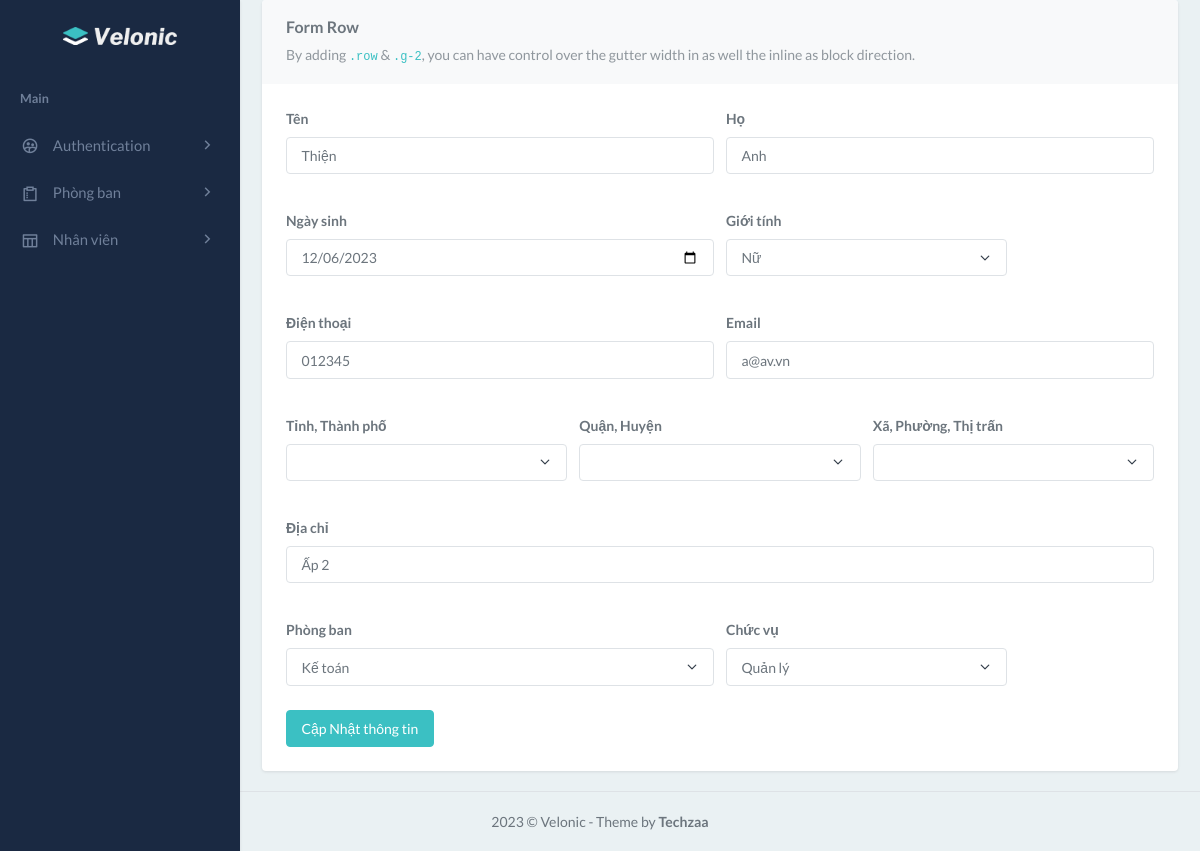
Screenshot of /index.php?action=employee&query=edit&id=7 with the database file from the repository.
### tables this page shows
CREATE TABLE IF NOT EXISTS `employees` (
  `id` int NOT NULL AUTO_INCREMENT,
  `first_name` varchar(50) DEFAULT NULL,
  `last_name` varchar(50) DEFAULT NULL,
  `birthday` varchar(50) DEFAULT NULL,
  `gender` varchar(50) DEFAULT NULL,
  `phone` varchar(50) DEFAULT NULL,
  `email` varchar(50) DEFAULT NULL,
  `city` varchar(50) DEFAULT NULL,
  `district` varchar(50) DEFAULT NULL,
  `ward` varchar(50) DEFAULT NULL,
  `full_address` varchar(50) DEFAULT NULL,
  `departments` int DEFAULT NULL,
  `roles` int DEFAULT NULL,
  PRIMARY KEY (`id`) USING BTREE,
  KEY `FK_departments` (`departments`),
  KEY `FK_roles` (`roles`)
);

### model/employees.php (called while the page is built, shortened)
<?php
class Employee
{
    public static function getEmployee($connect)
    {
        $response = mysqli_query($connect, "SELECT * FROM `employees`");
        if ($response) {
            if (mysqli_num_rows($response) > 0) {
                while ($row = mysqli_fetch_array($response)) {
                    $data[] = $row;
                }
            }
        }
        return $data;
    }
}

### controller/EmployeeController.php (called while the page is built, shortened)
<?php
class EmployeeController
{
    public static function getEmployee($connect)
    {
        $data = Employee::getEmployee($connect);
        return $data;
    }
}

### model/department.php (called while the page is built, shortened)
<?php
class Department
{
    public static function getDepartment($connect)
    {
        $response = mysqli_query($connect, "SELECT * FROM `departments`");
        if ($response) {
            if (mysqli_num_rows($response) > 0) {
                while ($row = mysqli_fetch_array($response)) {
                    $data[] = $row;
                }
            }
        }
        return $data;
    }
}

### controller/DepartmentController.php (called while the page is built, shortened)
<?php
class DepartmentController
{
    public static function getDepartment($connect)
    {
        $data = Department::getDepartment($connect);
        return $data;
    }
}
?>

### model/roles.php (called while the page is built, shortened)
<?php
class Roles
{
    public static function getRoles($connect)
    {
        $response = mysqli_query($connect, "SELECT * FROM `roles`");
        if ($response) {
            if (mysqli_num_rows($response) > 0) {
                while ($row = mysqli_fetch_array($response)) {
                    $data[] = $row;
                }
            }
        }
        return $data;
    }
}

### controller/RolesController.php (called while the page is built, shortened)
<?php
class RolesController
{
    public static function getRoles($connect)
    {
        $data =Roles::getRoles($connect);
        return $data;
    }
}

### view/employees/edit_v1.php (the view, shortened to what this page needs)
<?php
    $id = $_GET['id'];
    $employees = EmployeeController::getEmployee($connect);
?>
<div class="row">
    <div class="col-12">
        <div class="card">
            <div class="card-header">
                <h4 class="header-title">Form Row</h4>
                <p class="text-muted mb-0">
                    By adding <code>.row</code> & <code>.g-2</code>, you can have control over the
                    gutter width in as well the inline as block direction.
                </p>
            </div>
            <div class="card-body">
                <?php
                            foreach ($employees as $row) {
                                if ($row['id'] == $id) {
                                    $firstname = $row['first_name'];
                                    $lastname = $row['last_name'];
                                    $birthday = $row['birthday'];
                                    $gender = $row['gender'];
                                    $phone = $row['phone'];
                                    $email = $row['email'];
                                    $fullAddress = $row['full_address'];
                            ?>
                <form method="POST" action="">
                    <div class="row g-2">
                        <div class="mb-3 col-md-6">
                            <label for="inputEmail4" class="form-label">Tên</label>
                            <input type="text" name="firstname" class="form-control" id="inputEmail4"
                                value="<?php echo $firstname; ?>">
                        </div>
                        <div class="mb-3 col-md-6">
                            <label for="inputEmail4" class="form-label">Họ</label>
                            <input type="text" name="lastname" class="form-control" id="inputEmail4"
                                value="<?php echo $lastname; ?>">
                        </div>
                        <div class="mb-3 col-md-6">
                            <label for="inputEmail4" class="form-label">Ngày sinh</label>
                            <input type="date" name="birthday" class="form-control" id="inputEmail4"
                                value="<?php echo $birthday; ?>" placeholder="" required />
                        </div>
                        <div class="mb-3 col-md-4">
                            <label for="inputState" class="form-label">Giới tính</label>
                            <select id="gender" for="gender" class="form-select" name="gender">
                                <option value="Nữ" <?php echo ($gender == 'Nữ') ? 'selected' : ''; ?>>Nữ</option>
                            </select>
                        </div>
                        <div class="mb-3 col-md-6">
                            <label for="inputEmail4" class="form-label">Điện thoại</label>
                            <input type="text" name="phone" class="form-control" id="inputEmail4"
                                value="<?php echo $phone; ?>">
                        </div>
                        <div class="mb-3 col-md-6">
                            <label for="inputEmail4" class="form-label">Email</label>
                            <input type="email" name="email" class="form-control" id="inputEmail4"
                                value="<?php echo $email; ?>">
                        </div>
                        <div class="mb-3 col-md-4">
                            <label for="tinh_thanhpho" class="form-label">Tỉnh, Thành phố</label>
                            <select id="city" class="form-select" name="city">
                            </select>
                        </div>
                        <div class="mb-3 col-md-4">
                            <label for="huyen" class="form-label">Quận, Huyện</label>
                            <select id="district" class="form-select" name="district">
                            </select>
                        </div>
                        <div class="mb-3 col-md-4">
                            <label for="xa" class="form-label">Xã, Phường, Thị trấn</label>
                            <select id="ward" class="form-select" name="ward">
                            </select>
                        </div>
                        <div class="mb-3 col-md-12">
                            <label for="fullAddress" class="form-label">Địa chỉ</label>
                            <input type="text" name="fullAddress" class="form-control" id="inputEmail4"
                                value="<?php echo $fullAddress; ?>">
                        </div>
                        <div class="mb-3 col-md-6">
                            <label for="departments" class="form-label">Phòng ban</label>
                            <select id="departments" class="form-select" name="departments">
                                <?php
                                $departments = DepartmentController::getDepartment($connect);
                                foreach ($departments as $row) {
                                    $id = $row['id'];
                                    $name = $row['name'];
                                    echo "<option value='$id'>$name</option>";
                                }
                                ?>
                            </select>
                        </div>
                        <div class="mb-3 col-md-4">
                            <label for="roles" class="form-label">Chức vụ</label>
                            <select id="roles" class="form-select" name="roles">
                                <?php
                                $roles = RolesController::getRoles($connect);
                                foreach ($roles as $row) {
                                    $id = $row['id'];
                                    $name = $row['name'];
                                    echo "<option value='$id'>$name</option>";
                                }
                            ?>
                            </select>
                        </div>
                    </div>
                    <button type="submit" name="update" class="btn btn-primary" class="ri-save-line me-1 fs-16 lh-1">Cập Nhật thông tin</button>
                </form>
                <?php
                                }
                            }
                ?>
            </div>
        </div>
    </div>
</div>

### rows the page displays
employees: firstname "Thiện", lastname "Anh", birthday "12/06/2023", gender "Nữ", phone "012345", email "a@av.vn", fullAddress "Ấp 2"

### other values shown
form field departments "Kế toán"
form field roles "Quản lý"
